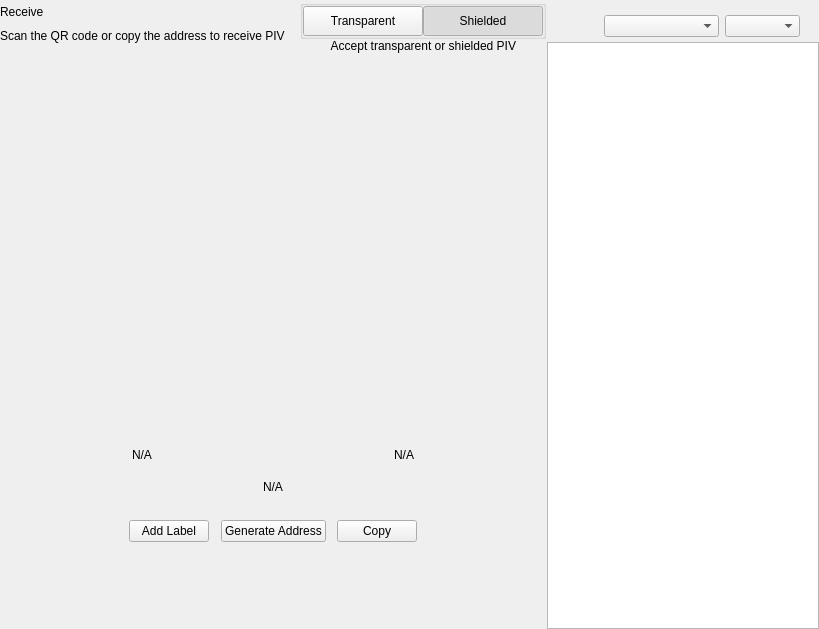
<?xml version="1.0" encoding="UTF-8"?>
<ui version="4.0">
 <class>ReceiveWidget</class>
 <widget class="QWidget" name="ReceiveWidget">
  <property name="geometry">
   <rect>
    <x>0</x>
    <y>0</y>
    <width>819</width>
    <height>629</height>
   </rect>
  </property>
  <property name="minimumSize">
   <size>
    <width>0</width>
    <height>0</height>
   </size>
  </property>
  <property name="windowTitle">
   <string>Form</string>
  </property>
  <layout class="QHBoxLayout" name="horizontalLayout_2" stretch="2,1">
   <property name="spacing">
    <number>0</number>
   </property>
   <property name="leftMargin">
    <number>0</number>
   </property>
   <property name="topMargin">
    <number>0</number>
   </property>
   <property name="rightMargin">
    <number>0</number>
   </property>
   <property name="bottomMargin">
    <number>0</number>
   </property>
   <item>
    <widget class="QWidget" name="left" native="true">
     <layout class="QVBoxLayout" name="verticalLayout_3">
      <property name="leftMargin">
       <number>0</number>
      </property>
      <property name="topMargin">
       <number>0</number>
      </property>
      <property name="rightMargin">
       <number>0</number>
      </property>
      <property name="bottomMargin">
       <number>0</number>
      </property>
      <item>
       <layout class="QVBoxLayout" name="verticalLayout_2">
        <property name="spacing">
         <number>0</number>
        </property>
        <property name="leftMargin">
         <number>0</number>
        </property>
        <item>
         <layout class="QHBoxLayout" name="horizontalLayout_3">
          <property name="spacing">
           <number>0</number>
          </property>
          <item>
           <layout class="QVBoxLayout" name="verticalLayout_4">
            <property name="spacing">
             <number>5</number>
            </property>
            <item>
             <widget class="QLabel" name="labelTitle">
              <property name="text">
               <string>Receive</string>
              </property>
             </widget>
            </item>
            <item alignment="Qt::AlignTop">
             <widget class="QLabel" name="labelSubtitle1">
              <property name="text">
               <string>Scan the QR code or copy the address to receive PIV</string>
              </property>
             </widget>
            </item>
           </layout>
          </item>
          <item>
           <spacer name="horizontalSpacer">
            <property name="orientation">
             <enum>Qt::Horizontal</enum>
            </property>
            <property name="sizeHint" stdset="0">
             <size>
              <width>40</width>
              <height>20</height>
             </size>
            </property>
           </spacer>
          </item>
          <item>
           <widget class="QWidget" name="containerViewPrivacyChecks" native="true">
            <layout class="QVBoxLayout" name="containerPrivacyChecks">
             <property name="spacing">
              <number>0</number>
             </property>
             <property name="leftMargin">
              <number>0</number>
             </property>
             <property name="topMargin">
              <number>0</number>
             </property>
             <property name="rightMargin">
              <number>0</number>
             </property>
             <property name="bottomMargin">
              <number>0</number>
             </property>
             <item alignment="Qt::AlignHCenter|Qt::AlignVCenter">
              <widget class="QGroupBox" name="groupBox">
               <property name="title">
                <string/>
               </property>
               <layout class="QHBoxLayout" name="horizontalLayout_2_1">
                <property name="spacing">
                 <number>0</number>
                </property>
                <property name="leftMargin">
                 <number>0</number>
                </property>
                <property name="topMargin">
                 <number>0</number>
                </property>
                <property name="rightMargin">
                 <number>0</number>
                </property>
                <property name="bottomMargin">
                 <number>0</number>
                </property>
                <item>
                 <widget class="QPushButton" name="pushLeft">
                  <property name="minimumSize">
                   <size>
                    <width>120</width>
                    <height>30</height>
                   </size>
                  </property>
                  <property name="maximumSize">
                   <size>
                    <width>120</width>
                    <height>30</height>
                   </size>
                  </property>
                  <property name="focusPolicy">
                   <enum>Qt::NoFocus</enum>
                  </property>
                  <property name="text">
                   <string>Transparent</string>
                  </property>
                  <property name="checkable">
                   <bool>true</bool>
                  </property>
                  <property name="autoExclusive">
                   <bool>true</bool>
                  </property>
                 </widget>
                </item>
                <item>
                 <widget class="QPushButton" name="pushRight">
                  <property name="minimumSize">
                   <size>
                    <width>120</width>
                    <height>30</height>
                   </size>
                  </property>
                  <property name="maximumSize">
                   <size>
                    <width>120</width>
                    <height>30</height>
                   </size>
                  </property>
                  <property name="focusPolicy">
                   <enum>Qt::NoFocus</enum>
                  </property>
                  <property name="text">
                   <string>Shielded</string>
                  </property>
                  <property name="checkable">
                   <bool>true</bool>
                  </property>
                  <property name="checked">
                   <bool>true</bool>
                  </property>
                  <property name="autoExclusive">
                   <bool>true</bool>
                  </property>
                 </widget>
                </item>
               </layout>
              </widget>
             </item>
             <item alignment="Qt::AlignHCenter|Qt::AlignTop">
              <widget class="QLabel" name="labelSubtitle2">
               <property name="text">
                <string>Accept transparent or shielded PIV</string>
               </property>
               <property name="alignment">
                <set>Qt::AlignRight|Qt::AlignTrailing|Qt::AlignVCenter</set>
               </property>
              </widget>
             </item>
            </layout>
           </widget>
          </item>
         </layout>
        </item>
        <item>
         <spacer name="verticalSpacer_2">
          <property name="orientation">
           <enum>Qt::Vertical</enum>
          </property>
          <property name="sizeType">
           <enum>QSizePolicy::Expanding</enum>
          </property>
          <property name="sizeHint" stdset="0">
           <size>
            <width>20</width>
            <height>50</height>
           </size>
          </property>
         </spacer>
        </item>
        <item alignment="Qt::AlignHCenter">
         <widget class="QWidget" name="layoutQR" native="true">
          <property name="maximumSize">
           <size>
            <width>510</width>
            <height>16777215</height>
           </size>
          </property>
          <layout class="QVBoxLayout" name="verticalLayoutQr">
           <item>
            <spacer name="verticalSpacer11">
             <property name="orientation">
              <enum>Qt::Vertical</enum>
             </property>
             <property name="sizeType">
              <enum>QSizePolicy::Fixed</enum>
             </property>
             <property name="sizeHint" stdset="0">
              <size>
               <width>20</width>
               <height>20</height>
              </size>
             </property>
            </spacer>
           </item>
           <item alignment="Qt::AlignHCenter">
            <widget class="QLabel" name="labelQrImg">
             <property name="minimumSize">
              <size>
               <width>260</width>
               <height>260</height>
              </size>
             </property>
             <property name="maximumSize">
              <size>
               <width>260</width>
               <height>260</height>
              </size>
             </property>
             <property name="text">
              <string/>
             </property>
             <property name="alignment">
              <set>Qt::AlignCenter</set>
             </property>
            </widget>
           </item>
           <item>
            <spacer name="verticalSpacer_21">
             <property name="orientation">
              <enum>Qt::Vertical</enum>
             </property>
             <property name="sizeType">
              <enum>QSizePolicy::Fixed</enum>
             </property>
             <property name="sizeHint" stdset="0">
              <size>
               <width>20</width>
               <height>30</height>
              </size>
             </property>
            </spacer>
           </item>
           <item>
            <widget class="QWidget" name="widget" native="true">
             <property name="minimumSize">
              <size>
               <width>0</width>
               <height>0</height>
              </size>
             </property>
             <layout class="QHBoxLayout" name="horizontalLayout_5">
              <item>
               <widget class="QLabel" name="labelLabel">
                <property name="text">
                 <string notr="true">N/A</string>
                </property>
               </widget>
              </item>
              <item>
               <spacer name="horizontalSpacer_2">
                <property name="orientation">
                 <enum>Qt::Horizontal</enum>
                </property>
                <property name="sizeHint" stdset="0">
                 <size>
                  <width>141</width>
                  <height>20</height>
                 </size>
                </property>
               </spacer>
              </item>
              <item>
               <widget class="QLabel" name="labelDate">
                <property name="text">
                 <string notr="true">N/A</string>
                </property>
                <property name="alignment">
                 <set>Qt::AlignRight|Qt::AlignTrailing|Qt::AlignVCenter</set>
                </property>
               </widget>
              </item>
             </layout>
            </widget>
           </item>
           <item>
            <widget class="QLabel" name="labelAddress">
             <property name="sizePolicy">
              <sizepolicy hsizetype="Expanding" vsizetype="Preferred">
               <horstretch>0</horstretch>
               <verstretch>0</verstretch>
              </sizepolicy>
             </property>
             <property name="minimumSize">
              <size>
               <width>300</width>
               <height>0</height>
              </size>
             </property>
             <property name="text">
              <string notr="true">N/A</string>
             </property>
             <property name="alignment">
              <set>Qt::AlignCenter</set>
             </property>
            </widget>
           </item>
           <item>
            <spacer name="verticalSpacer_4">
             <property name="orientation">
              <enum>Qt::Vertical</enum>
             </property>
             <property name="sizeType">
              <enum>QSizePolicy::Fixed</enum>
             </property>
             <property name="sizeHint" stdset="0">
              <size>
               <width>20</width>
               <height>20</height>
              </size>
             </property>
            </spacer>
           </item>
           <item>
            <layout class="QHBoxLayout" name="horizontalLayout_4">
             <item alignment="Qt::AlignHCenter">
              <widget class="QPushButton" name="pushButtonLabel">
               <property name="focusPolicy">
                <enum>Qt::NoFocus</enum>
               </property>
               <property name="text">
                <string>Add Label</string>
               </property>
              </widget>
             </item>
             <item alignment="Qt::AlignHCenter">
              <widget class="QPushButton" name="pushButtonNewAddress">
               <property name="focusPolicy">
                <enum>Qt::NoFocus</enum>
               </property>
               <property name="text">
                <string>Generate Address</string>
               </property>
              </widget>
             </item>
             <item alignment="Qt::AlignHCenter">
              <widget class="QPushButton" name="pushButtonCopy">
               <property name="focusPolicy">
                <enum>Qt::NoFocus</enum>
               </property>
               <property name="text">
                <string>Copy</string>
               </property>
              </widget>
             </item>
            </layout>
           </item>
           <item>
            <spacer name="verticalSpacer_3">
             <property name="orientation">
              <enum>Qt::Vertical</enum>
             </property>
             <property name="sizeType">
              <enum>QSizePolicy::Expanding</enum>
             </property>
             <property name="sizeHint" stdset="0">
              <size>
               <width>20</width>
               <height>20</height>
              </size>
             </property>
            </spacer>
           </item>
          </layout>
         </widget>
        </item>
        <item>
         <spacer name="verticalSpacer">
          <property name="orientation">
           <enum>Qt::Vertical</enum>
          </property>
          <property name="sizeHint" stdset="0">
           <size>
            <width>20</width>
            <height>40</height>
           </size>
          </property>
         </spacer>
        </item>
       </layout>
      </item>
     </layout>
    </widget>
   </item>
   <item>
    <widget class="QWidget" name="right" native="true">
     <layout class="QVBoxLayout" name="verticalLayout_5">
      <property name="spacing">
       <number>0</number>
      </property>
      <property name="leftMargin">
       <number>1</number>
      </property>
      <property name="topMargin">
       <number>0</number>
      </property>
      <property name="rightMargin">
       <number>0</number>
      </property>
      <property name="bottomMargin">
       <number>0</number>
      </property>
      <item>
       <layout class="QVBoxLayout" name="container_right">
        <property name="spacing">
         <number>0</number>
        </property>
        <property name="leftMargin">
         <number>0</number>
        </property>
        <property name="rightMargin">
         <number>0</number>
        </property>
        <item>
         <layout class="QVBoxLayout" name="verticalLayout">
          <property name="spacing">
           <number>6</number>
          </property>
          <property name="leftMargin">
           <number>19</number>
          </property>
          <property name="rightMargin">
           <number>19</number>
          </property>
          <item>
           <widget class="OptionButton" name="btnRequest" native="true"/>
          </item>
          <item>
           <widget class="OptionButton" name="btnMyAddresses" native="true">
            <property name="sizePolicy">
             <sizepolicy hsizetype="Preferred" vsizetype="Minimum">
              <horstretch>0</horstretch>
              <verstretch>0</verstretch>
             </sizepolicy>
            </property>
           </widget>
          </item>
         </layout>
        </item>
        <item>
         <widget class="QWidget" name="sortWidget" native="true">
          <layout class="QHBoxLayout" name="horizontalLayout_6">
           <property name="leftMargin">
            <number>19</number>
           </property>
           <property name="rightMargin">
            <number>19</number>
           </property>
           <property name="bottomMargin">
            <number>5</number>
           </property>
           <item>
            <spacer name="horizontalSpacer_3">
             <property name="orientation">
              <enum>Qt::Horizontal</enum>
             </property>
             <property name="sizeHint" stdset="0">
              <size>
               <width>40</width>
               <height>20</height>
              </size>
             </property>
            </spacer>
           </item>
           <item>
            <widget class="QComboBox" name="comboBoxSort">
             <property name="sizePolicy">
              <sizepolicy hsizetype="Preferred" vsizetype="Fixed">
               <horstretch>0</horstretch>
               <verstretch>0</verstretch>
              </sizepolicy>
             </property>
             <property name="minimumSize">
              <size>
               <width>115</width>
               <height>0</height>
              </size>
             </property>
            </widget>
           </item>
           <item>
            <widget class="QComboBox" name="comboBoxSortOrder">
             <property name="sizePolicy">
              <sizepolicy hsizetype="Preferred" vsizetype="Fixed">
               <horstretch>0</horstretch>
               <verstretch>0</verstretch>
              </sizepolicy>
             </property>
             <property name="minimumSize">
              <size>
               <width>75</width>
               <height>0</height>
              </size>
             </property>
            </widget>
           </item>
          </layout>
         </widget>
        </item>
        <item>
         <widget class="QListView" name="listViewAddress"/>
        </item>
       </layout>
      </item>
     </layout>
    </widget>
   </item>
  </layout>
 </widget>
 <customwidgets>
  <customwidget>
   <class>OptionButton</class>
   <extends>QWidget</extends>
   <header>qt/pivx/optionbutton.h</header>
   <container>1</container>
  </customwidget>
 </customwidgets>
 <resources/>
 <connections/>
</ui>
